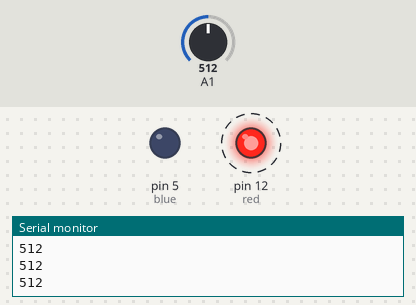
Simulated run of this sketch. Board: Arduino Uno, built with avr-gcc and run on an emulated ATmega328P. Parts: output pins drawn as LEDs (lit = HIGH), the last lines printed to the serial monitor. Dashed ring = blinking. The test bench sets the inputs (shaded band); at power-on: A1 = 512.

Above: at 1.5 s.
1.6 s: A1 set to 493
At 2.6 s:
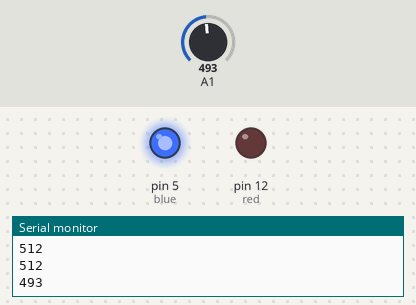
3.6 s: A1 set to 510
At 4.2 s:
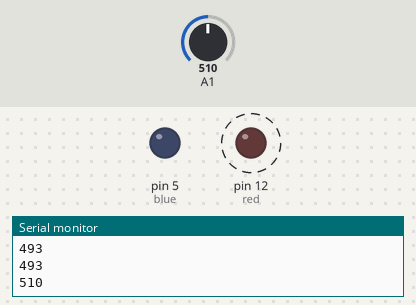
7.0 s: A1 set to 490
At 7.7 s:
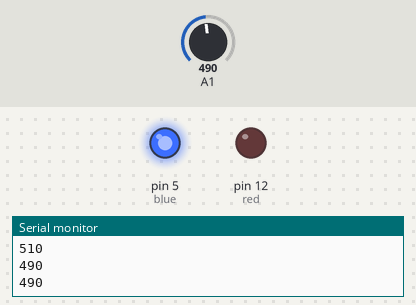
8.6 s: A1 set to 511
At 8.7 s:
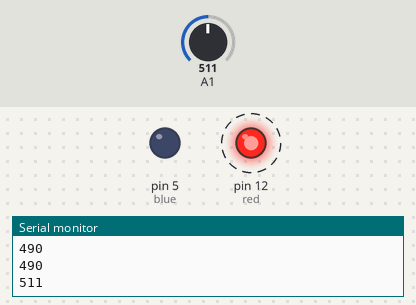
Timing chart, 0 to 13.0 s (numbered marks = the images above; inputs shaded):
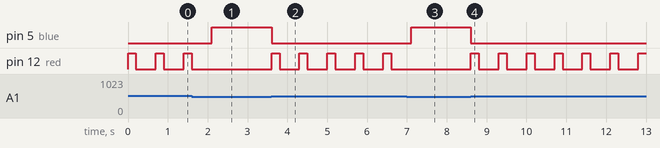

The sketch:

soilmoisture.ino
```cpp
int red = 12;
int blue = 5;

void setup() {
  Serial.begin(9600);
  pinMode(red, OUTPUT);
  pinMode(blue, OUTPUT);
}

void loop() {
  int soil = analogRead(A1);
  Serial.println(soil);
  if(soil < 500)
    digitalWrite(blue, HIGH);
  else
  {
    digitalWrite(blue, LOW);
    digitalWrite(red, HIGH);
    delay(200);
    digitalWrite(red,LOW);
  }
  delay(500);
}
```

Measured:
- the behaviour switches between 500 and 499 on A1 (found by bisection; images 0 and 1)
- after the input at 1.6 s, pin 5 (blue): LOW → HIGH after 0.50 s; pin 12 (red): goes on until 1.6 s, then stays LOW
- after the input at 3.6 s, pin 5 (blue): HIGH → LOW at once; pin 12 (red): alternates HIGH for 0.20 s and LOW for 0.50 s, starting at once
- after the input at 7.0 s, pin 5 (blue): LOW → HIGH after 0.10 s; pin 12 (red): stops changing and stays LOW
- after the input at 8.6 s, pin 5 (blue): HIGH → LOW at once; pin 12 (red): alternates HIGH for 0.20 s and LOW for 0.50 s, starting at once
- by itself, pin 12 (red): alternates HIGH for 0.20 s and LOW for 0.50 s
